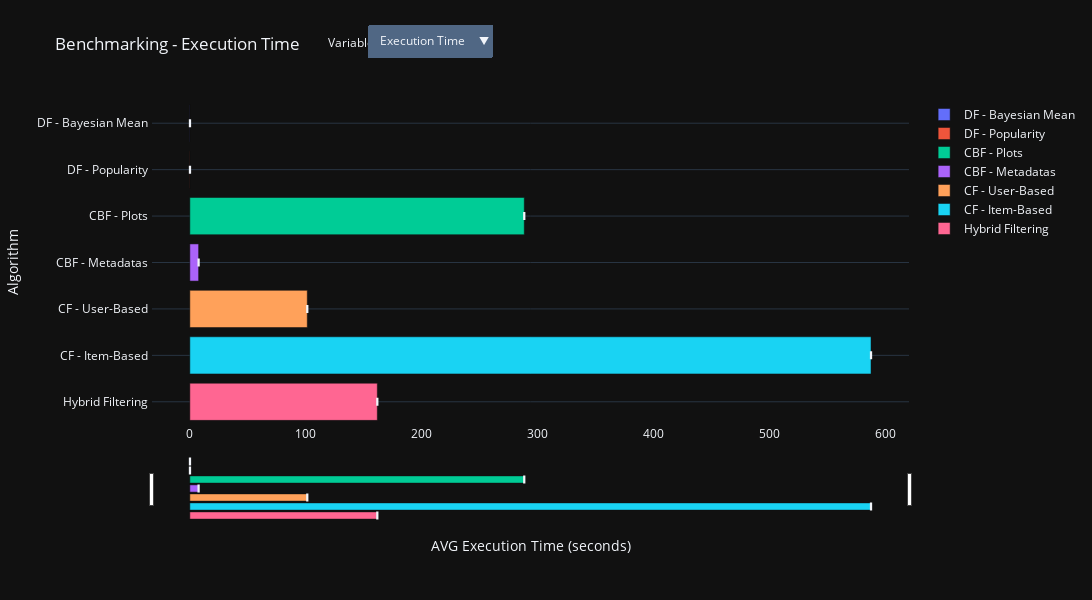

This figure's notebook cell:
### Code cell
# ---- Figure ----
fig = go.Figure(data=grouped_all_traces)

fig.update_layout(
    title_text='Benchmarking - Execution Time'
    , barmode='group'               # 'group': bars side-by-side; 'stack': bars stacked
    , template='plotly_dark'        # ["plotly", "plotly_white", "plotly_dark", "ggplot2", "seaborn", "simple_white", "none"]
    , legend=dict(orientation='v')  # 'h': horizontal; 'v': vertical
    , xaxis=dict(rangeslider=dict(visible=True), type='linear')
    , width=1250
    , height=600
    , autosize=True
)

fig.update_layout(
    updatemenus=[
        dict(
            active=0
            , x=0.45
            , y=1.23
            , buttons=list([
                dict(
                    args=[
                        {
                            'visible': [True] * len(grouped_execution_time_traces)
                                + [False] * len(grouped_cpu_usage_traces)
                                + [False] * len(grouped_ram_usage_traces)
                        }
                        , { 'xaxis.title.text': 'AVG Execution Time (seconds)' }
                    ]
                    , label='Execution Time'
                    , method='update'
                )
                , dict(
                    args=[
                        {
                            'visible': [False] * len(grouped_execution_time_traces)
                                + [True] * len(grouped_cpu_usage_traces)
                                + [False] * len(grouped_ram_usage_traces)
                        }
                        , { 'xaxis.title.text': 'AVG CPU Usage (%)' }
                    ]
                    , label='CPU Usage'
                    , method='update'
                )
                , dict(
                    args=[
                        {
                            'visible': [False] * len(grouped_execution_time_traces)
                                + [False] * len(grouped_cpu_usage_traces)
                                + [True] * len(grouped_ram_usage_traces)
                        }
                        , { 'xaxis.title.text': 'AVG RAM Usage (%)' }
                    ]
                    , label='RAM Usage'
                    , method='update'
                )
            ])
        )
    ]
)

fig.update_layout(annotations=[dict(text='Variable:', x=0.23, xref='paper', y=1.21, yref='paper', showarrow=False)])
fig.update_yaxes(title='Algorithm', type='category', categoryarray=grouped_benchmark_df.index.to_list()[::-1], ticksuffix='\t', showgrid=True)
fig.update_xaxes(title='AVG Execution Time (seconds)')

fig.show()

### Figure 1 — Plotly figure (JSON) as saved in the notebook; plotly's stock layout.template omitted (floating-point values rounded to 4 significant figures)
{"data": [{"error_x": {"array": [0.1134, 0.1125, 311.7, 9.423, 103.6, 605.7, 164.9], "arrayminus": [0.1097, 0.1095, 288.6, 7.558, 101.3, 587.8, 161.8], "symmetric": false, "type": "data"}, "name": "DF - Bayesian Mean", "orientation": "h", "type": "bar", "visible": true, "x": [0.1097], "y": ["DF - Bayesian Mean"]}, {"error_x": {"array": [0.1134, 0.1125, 311.7, 9.423, 103.6, 605.7, 164.9], "arrayminus": [0.1097, 0.1095, 288.6, 7.558, 101.3, 587.8, 161.8], "symmetric": false, "type": "data"}, "name": "DF - Popularity", "orientation": "h", "type": "bar", "visible": true, "x": [0.1095], "y": ["DF - Popularity"]}, {"error_x": {"array": [0.1134, 0.1125, 311.7, 9.423, 103.6, 605.7, 164.9], "arrayminus": [0.1097, 0.1095, 288.6, 7.558, 101.3, 587.8, 161.8], "symmetric": false, "type": "data"}, "name": "CBF - Plots", "orientation": "h", "type": "bar", "visible": true, "x": [288.6], "y": ["CBF - Plots"]}, {"error_x": {"array": [0.1134, 0.1125, 311.7, 9.423, 103.6, 605.7, 164.9], "arrayminus": [0.1097, 0.1095, 288.6, 7.558, 101.3, 587.8, 161.8], "symmetric": false, "type": "data"}, "name": "CBF - Metadatas", "orientation": "h", "type": "bar", "visible": true, "x": [7.558], "y": ["CBF - Metadatas"]}, {"error_x": {"array": [0.1134, 0.1125, 311.7, 9.423, 103.6, 605.7, 164.9], "arrayminus": [0.1097, 0.1095, 288.6, 7.558, 101.3, 587.8, 161.8], "symmetric": false, "type": "data"}, "name": "CF - User-Based", "orientation": "h", "type": "bar", "visible": true, "x": [101.3], "y": ["CF - User-Based"]}, {"error_x": {"array": [0.1134, 0.1125, 311.7, 9.423, 103.6, 605.7, 164.9], "arrayminus": [0.1097, 0.1095, 288.6, 7.558, 101.3, 587.8, 161.8], "symmetric": false, "type": "data"}, "name": "CF - Item-Based", "orientation": "h", "type": "bar", "visible": true, "x": [587.8], "y": ["CF - Item-Based"]}, {"error_x": {"array": [0.1134, 0.1125, 311.7, 9.423, 103.6, 605.7, 164.9], "arrayminus": [0.1097, 0.1095, 288.6, 7.558, 101.3, 587.8, 161.8], "symmetric": false, "type": "data"}, "name": "Hybrid Filtering", "orientation": "h", "type": "bar", "visible": true, "x": [161.8], "y": ["Hybrid Filtering"]}, {"error_x": {"array": [1.107, 1.629, 12.44, 12.26, 12.42, 12.48, 12.52], "arrayminus": [0.3563, 0.7112, 12.38, 11.87, 12.36, 12.45, 12.43], "symmetric": false, "type": "data"}, "name": "DF - Bayesian Mean", "orientation": "h", "type": "bar", "visible": false, "x": [0.3563], "y": ["DF - Bayesian Mean"]}, {"error_x": {"array": [1.107, 1.629, 12.44, 12.26, 12.42, 12.48, 12.52], "arrayminus": [0.3563, 0.7112, 12.38, 11.87, 12.36, 12.45, 12.43], "symmetric": false, "type": "data"}, "name": "DF - Popularity", "orientation": "h", "type": "bar", "visible": false, "x": [0.7112], "y": ["DF - Popularity"]}, {"error_x": {"array": [1.107, 1.629, 12.44, 12.26, 12.42, 12.48, 12.52], "arrayminus": [0.3563, 0.7112, 12.38, 11.87, 12.36, 12.45, 12.43], "symmetric": false, "type": "data"}, "name": "CBF - Plots", "orientation": "h", "type": "bar", "visible": false, "x": [12.38], "y": ["CBF - Plots"]}, {"error_x": {"array": [1.107, 1.629, 12.44, 12.26, 12.42, 12.48, 12.52], "arrayminus": [0.3563, 0.7112, 12.38, 11.87, 12.36, 12.45, 12.43], "symmetric": false, "type": "data"}, "name": "CBF - Metadatas", "orientation": "h", "type": "bar", "visible": false, "x": [11.87], "y": ["CBF - Metadatas"]}, {"error_x": {"array": [1.107, 1.629, 12.44, 12.26, 12.42, 12.48, 12.52], "arrayminus": [0.3563, 0.7112, 12.38, 11.87, 12.36, 12.45, 12.43], "symmetric": false, "type": "data"}, "name": "CF - User-Based", "orientation": "h", "type": "bar", "visible": false, "x": [12.36], "y": ["CF - User-Based"]}, {"error_x": {"array": [1.107, 1.629, 12.44, 12.26, 12.42, 12.48, 12.52], "arrayminus": [0.3563, 0.7112, 12.38, 11.87, 12.36, 12.45, 12.43], "symmetric": false, "type": "data"}, "name": "CF - Item-Based", "orientation": "h", "type": "bar", "visible": false, "x": [12.45], "y": ["CF - Item-Based"]}, {"error_x": {"array": [1.107, 1.629, 12.44, 12.26, 12.42, 12.48, 12.52], "arrayminus": [0.3563, 0.7112, 12.38, 11.87, 12.36, 12.45, 12.43], "symmetric": false, "type": "data"}, "name": "Hybrid Filtering", "orientation": "h", "type": "bar", "visible": false, "x": [12.43], "y": ["Hybrid Filtering"]}, {"error_x": {"array": [0.7664, 0.7695, 4.053, 21.35, 1.511, 2.527, 37.57], "arrayminus": [0.7663, 0.7695, 3.812, 19.1, 1.489, 2.22, 34.23], "symmetric": false, "type": "data"}, "name": "DF - Bayesian Mean", "orientation": "h", "type": "bar", "visible": false, "x": [0.7663], "y": ["DF - Bayesian Mean"]}, {"error_x": {"array": [0.7664, 0.7695, 4.053, 21.35, 1.511, 2.527, 37.57], "arrayminus": [0.7663, 0.7695, 3.812, 19.1, 1.489, 2.22, 34.23], "symmetric": false, "type": "data"}, "name": "DF - Popularity", "orientation": "h", "type": "bar", "visible": false, "x": [0.7695], "y": ["DF - Popularity"]}, {"error_x": {"array": [0.7664, 0.7695, 4.053, 21.35, 1.511, 2.527, 37.57], "arrayminus": [0.7663, 0.7695, 3.812, 19.1, 1.489, 2.22, 34.23], "symmetric": false, "type": "data"}, "name": "CBF - Plots", "orientation": "h", "type": "bar", "visible": false, "x": [3.812], "y": ["CBF - Plots"]}, {"error_x": {"array": [0.7664, 0.7695, 4.053, 21.35, 1.511, 2.527, 37.57], "arrayminus": [0.7663, 0.7695, 3.812, 19.1, 1.489, 2.22, 34.23], "symmetric": false, "type": "data"}, "name": "CBF - Metadatas", "orientation": "h", "type": "bar", "visible": false, "x": [19.1], "y": ["CBF - Metadatas"]}, {"error_x": {"array": [0.7664, 0.7695, 4.053, 21.35, 1.511, 2.527, 37.57], "arrayminus": [0.7663, 0.7695, 3.812, 19.1, 1.489, 2.22, 34.23], "symmetric": false, "type": "data"}, "name": "CF - User-Based", "orientation": "h", "type": "bar", "visible": false, "x": [1.489], "y": ["CF - User-Based"]}, {"error_x": {"array": [0.7664, 0.7695, 4.053, 21.35, 1.511, 2.527, 37.57], "arrayminus": [0.7663, 0.7695, 3.812, 19.1, 1.489, 2.22, 34.23], "symmetric": false, "type": "data"}, "name": "CF - Item-Based", "orientation": "h", "type": "bar", "visible": false, "x": [2.22], "y": ["CF - Item-Based"]}, {"error_x": {"array": [0.7664, 0.7695, 4.053, 21.35, 1.511, 2.527, 37.57], "arrayminus": [0.7663, 0.7695, 3.812, 19.1, 1.489, 2.22, 34.23], "symmetric": false, "type": "data"}, "name": "Hybrid Filtering", "orientation": "h", "type": "bar", "visible": false, "x": [34.23], "y": ["Hybrid Filtering"]}], "layout": {"annotations": [{"showarrow": false, "text": "Variable:", "x": 0.23, "xref": "paper", "y": 1.21, "yref": "paper"}], "autosize": true, "barmode": "group", "height": 600, "legend": {"orientation": "v"}, "title": {"text": "Benchmarking - Execution Time"}, "updatemenus": [{"active": 0, "buttons": [{"args": [{"visible": [true, true, true, true, true, true, true, false, false, false, false, false, false, false, false, false, false, false, false, false, false]}, {"xaxis.title.text": "AVG Execution Time (seconds)"}], "label": "Execution Time", "method": "update"}, {"args": [{"visible": [false, false, false, false, false, false, false, true, true, true, true, true, true, true, false, false, false, false, false, false, false]}, {"xaxis.title.text": "AVG CPU Usage (%)"}], "label": "CPU Usage", "method": "update"}, {"args": [{"visible": [false, false, false, false, false, false, false, false, false, false, false, false, false, false, true, true, true, true, true, true, true]}, {"xaxis.title.text": "AVG RAM Usage (%)"}], "label": "RAM Usage", "method": "update"}], "x": 0.45, "y": 1.23}], "width": 1250, "xaxis": {"autorange": true, "range": [-32.66, 620.6], "rangeslider": {"autorange": true, "range": [-32.66, 620.6], "visible": true, "yaxis": {"_template": null, "rangemode": "match"}}, "title": {"text": "AVG Execution Time (seconds)"}, "type": "linear"}, "yaxis": {"autorange": true, "categoryarray": ["Hybrid Filtering", "CF - Item-Based", "CF - User-Based", "CBF - Metadatas", "CBF - Plots", "DF - Popularity", "DF - Bayesian Mean"], "range": [-0.5, 6.5], "showgrid": true, "ticksuffix": "\t", "title": {"text": "Algorithm"}, "type": "category"}}}
